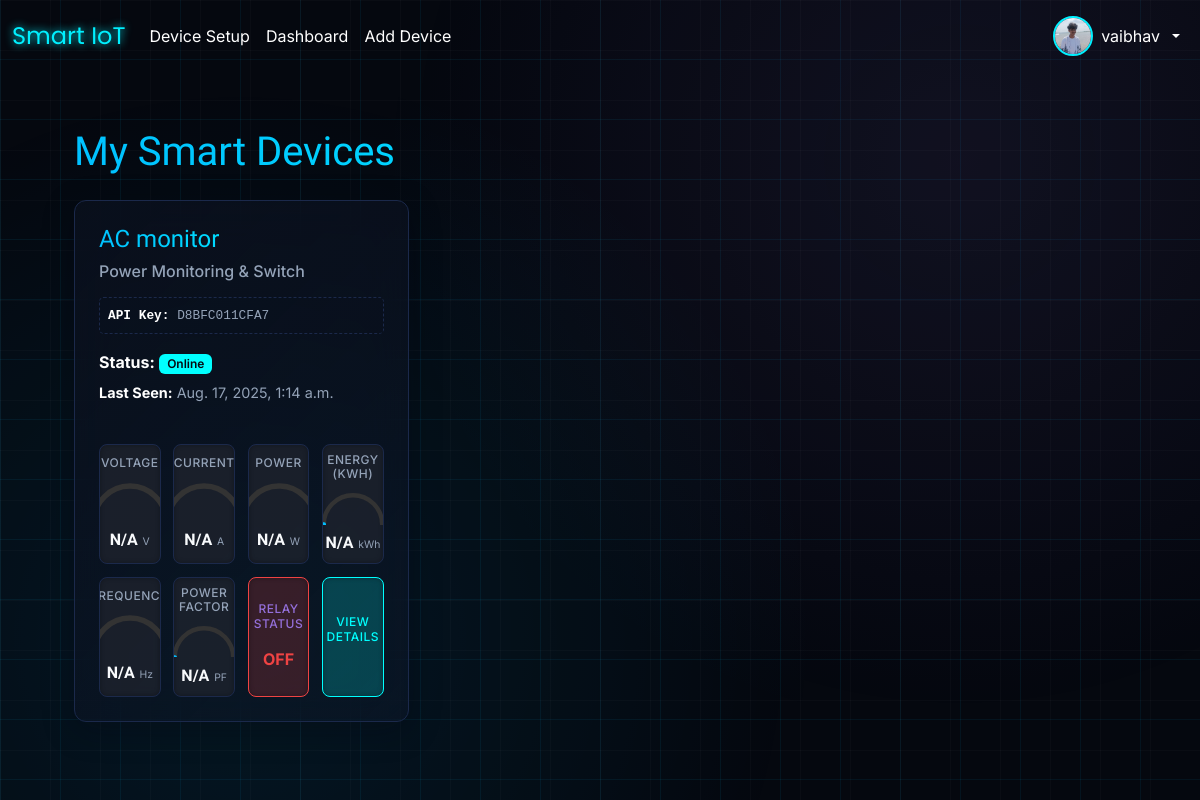
/dashboard/ (signed in), run on an earlier commit of the app's database.
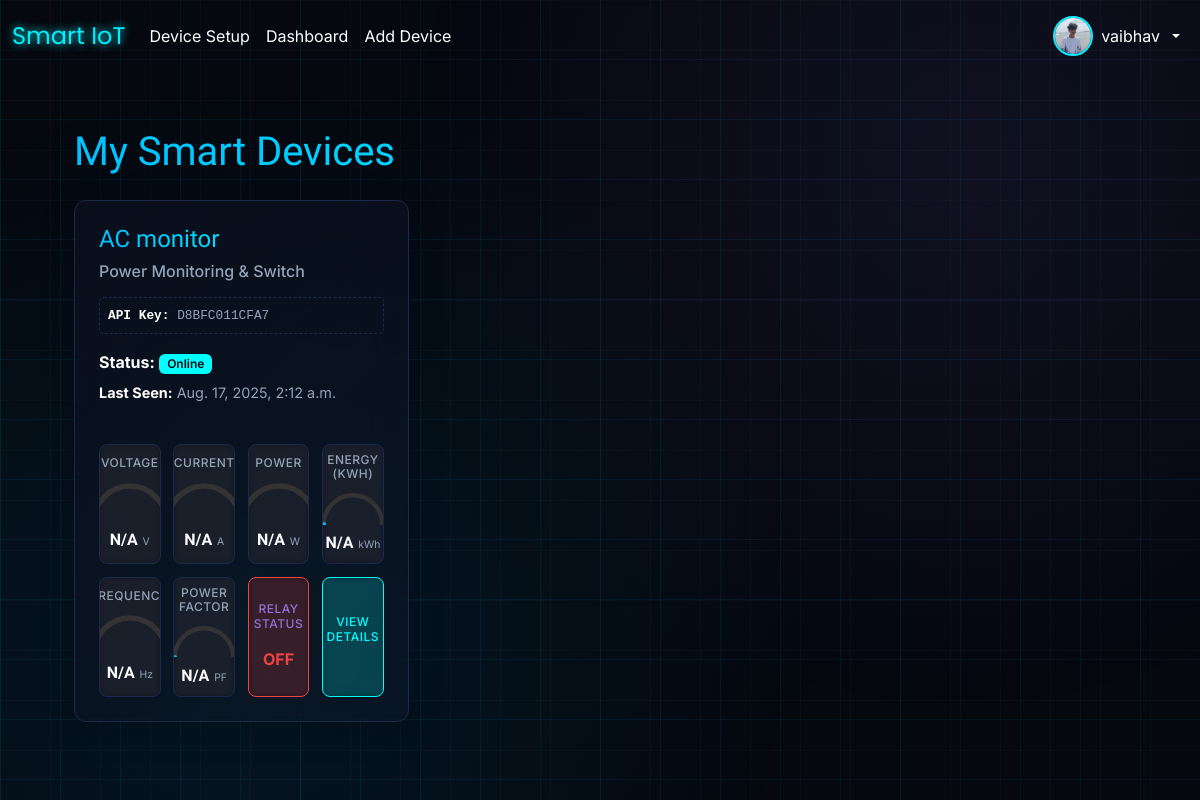
And on a later commit of the database.
### core/models.py (models this page shows, shortened)
class CustomUser(AbstractUser):
    GENDER_CHOICES = [
        ('M', 'Male'),
        ('F', 'Female'),
        ('O', 'Other'),
        ('N', 'Prefer not to say'),
    ]
    phone_number = models.CharField(max_length=15, blank=True, null=True, unique=True)
    date_of_birth = models.DateField(blank=True, null=True)
    gender = models.CharField(max_length=1, choices=GENDER_CHOICES, blank=True, null=True)
    address = models.TextField(blank=True, null=True)
    profile_picture = models.ImageField(upload_to='profile_pics/', blank=True, null=True)
    class Meta:
        verbose_name = 'User'
        verbose_name_plural = 'Users'

class Device(models.Model):
    device_api_key = models.CharField(max_length=36, unique=True, default=uuid.uuid4,
                                      help_text="Unique API key for the device, displayed on hardware")
    name = models.CharField(max_length=100, default="Unnamed Device")
    location = models.CharField(max_length=100, blank=True, null=True)
    owner = models.ForeignKey('core.CustomUser', on_delete=models.SET_NULL, null=True, blank=True, # Use string reference
                              help_text="The user who owns this device. Null if not yet registered.")
    is_online = models.BooleanField(default=False, help_text="Indicates if the device has recently checked in.")
    last_seen = models.DateTimeField(null=True, blank=True, help_text="Timestamp of the last successful communication.")
    created_at = models.DateTimeField(auto_now_add=True)
    is_registered = models.BooleanField(default=False,
                                        help_text="True if device is linked to a user account.")
    DEVICE_TYPES = [
        ('power_monitor', 'Power Monitoring & Switch'),
        ('water_level', 'Water Level Sensor'),
    ]
    device_type = models.CharField(max_length=50, choices=DEVICE_TYPES, default='power_monitor',
                                   help_text="The type of functionality this device provides.")
    class Meta:
        verbose_name = "IoT Device"
        verbose_name_plural = "IoT Devices"
        ordering = ['name']

### dashboard/views.py (the view)
# urls.py: path('', user_dashboard, name='user_dashboard'),
@login_required
def user_dashboard(request):
    user_devices = Device.objects.filter(owner=request.user, is_registered=True).order_by('last_seen')
    latest_data_ids = SensorData.objects.values('device_id').annotate(
        max_timestamp=Max('timestamp')
    ).values_list('id', flat=True)
    latest_data_entries = SensorData.objects.filter(
        id__in=latest_data_ids,
        device__in=user_devices
    ).select_related('device')
    latest_data_dict = {entry.device_id: entry for entry in latest_data_entries}
    devices_with_latest_data = []
    current_time = timezone.now()
    for device in user_devices:
        latest_data_entry = latest_data_dict.get(device.id)
        latest_data = latest_data_entry.data if latest_data_entry else {}
        is_online = False
        if latest_data_entry and device.last_seen:
            time_difference = current_time - device.last_seen
            if time_difference.total_seconds() < 300:
                is_online = True
        devices_with_latest_data.append({
            'device': device,
            'latest_data': latest_data,
            'is_online': is_online,
        })
    context = {
        'devices_with_latest_data': devices_with_latest_data
    }
    return render(request, 'dashboard/dashboard.html', context)

### dashboard/templates/dashboard/dashboard.html (shortened to what this page needs)
{% extends 'base.html' %}
{% load static %}
{% block head_extra %}
<link href="https://cdnjs.cloudflare.com/ajax/libs/lucide/0.263.1/lucide.min.css" rel="stylesheet">
<link href="https://unpkg.com/aos@2.3.1/dist/aos.css" rel="stylesheet">
{% endblock %}
{% block content %}
<div class="animated-grid"></div>
<div class="container-fluid-custom">
    <h2 class="mb-4 text-light">My Smart Devices</h2>
    {% if devices_with_latest_data %}
    <div class="row row-cols-1 row-cols-md-2 row-cols-lg-3 g-4">
        {% for item in devices_with_latest_data %}
        <div class="col" data-aos="fade-up" data-aos-delay="{{ forloop.counter0|add:1 }}00">
            <div class="card-custom h-100 p-4" data-device-id="{{ item.device.id }}">
                <div class="card-body d-flex flex-column">
                    <h5 class="card-title-custom">{{ item.device.name }}</h5>
                    <h6 class="card-subtitle-custom mb-3">{{ item.device.get_device_type_display }}</h6>
                    <p class="device-api-key">
                        <strong class="text-white">API Key:</strong> {{ item.device.device_api_key|default:"N/A" }}
                    </p>
                    <p class="mb-2">
                        <strong class="text-white">Status:</strong>
                        {% if item.device.is_online %}
                        <span class="badge badge-online">Online</span>
                        {% else %}
                        <span class="badge badge-offline">Offline</span>
                        {% endif %}
                    </p>
                    <p class="card-text mb-3" style="font-size: 0.9rem; color: var(--muted-foreground);">
                        <strong class="text-white">Last Seen:</strong> <span class="last-seen-text">{{item.device.last_seen|default:"N/A" }}</span>
                    </p>
                    {% if item.device.device_type == 'power_monitor' %}
                    <div class="gauge-grid">
                        <div class="gauge-box" id="voltage-gauge-{{ item.device.id }}">
                            <h6>Voltage</h6>
                            <svg class="gauge-svg" viewBox="0 0 100 50">
                                <path class="gauge-arc-bg" d="M10 50 A40 40 0 0 1 90 50" />
                                <path class="gauge-arc-fill" d="M10 50 A40 40 0 0 1 90 50"
                                    style="stroke-dasharray: 0 125.66;" />
                                <polygon class="gauge-needle" points="50,50 48,15 52,15"
                                    transform="rotate(-90 50 50)" />
                            </svg>
                            <div class="gauge-value-display">
                                <span class="gauge-value">N/A</span><span class="gauge-unit">V</span>
                            </div>
                        </div>
                        <div class="gauge-box" id="current-gauge-{{ item.device.id }}">
                            <h6>Current</h6>
                            <svg class="gauge-svg" viewBox="0 0 100 50">
                                <path class="gauge-arc-bg" d="M10 50 A40 40 0 0 1 90 50" />
                                <path class="gauge-arc-fill" d="M10 50 A40 40 0 0 1 90 50"
                                    style="stroke-dasharray: 0 125.66;" />
                                <polygon class="gauge-needle" points="50,50 48,15 52,15"
                                    transform="rotate(-90 50 50)" />
                            </svg>
                            <div class="gauge-value-display">
                                <span class="gauge-value">N/A</span><span class="gauge-unit">A</span>
                            </div>
                        </div>
                        <div class="gauge-box" id="power-gauge-{{ item.device.id }}">
                            <h6>Power</h6>
                            <svg class="gauge-svg" viewBox="0 0 100 50">
                                <path class="gauge-arc-bg" d="M10 50 A40 40 0 0 1 90 50" />
                                <path class="gauge-arc-fill" d="M10 50 A40 40 0 0 1 90 50"
                                    style="stroke-dasharray: 0 125.66;" />
                                <polygon class="gauge-needle" points="50,50 48,15 52,15"
                                    transform="rotate(-90 50 50)" />
                            </svg>
                            <div class="gauge-value-display">
                                <span class="gauge-value">N/A</span><span class="gauge-unit">W</span>
                            </div>
                        </div>
                        <div class="gauge-box" id="kwh-gauge-{{ item.device.id }}">
                            <h6>Energy (kWh)</h6>
                            <svg class="gauge-svg" viewBox="0 0 100 50">
                                <path class="gauge-arc-bg" d="M10 50 A40 40 0 0 1 90 50" />
                                <path class="gauge-arc-fill" d="M10 50 A40 40 0 0 1 90 50"
                                    style="stroke-dasharray: 0 125.66;" />
                                <polygon class="gauge-needle" points="50,50 48,15 52,15"
                                    transform="rotate(-90 50 50)" />
                            </svg>
                            <div class="gauge-value-display">
                                <span class="gauge-value">N/A</span><span class="gauge-unit">kWh</span>
                            </div>
                        </div>
                        <div class="gauge-box" id="frequency-gauge-{{ item.device.id }}">
                            <h6>Frequency</h6>
                            <svg class="gauge-svg" viewBox="0 0 100 50">
                                <path class="gauge-arc-bg" d="M10 50 A40 40 0 0 1 90 50" />
                                <path class="gauge-arc-fill" d="M10 50 A40 40 0 0 1 90 50"
                                    style="stroke-dasharray: 0 125.66;" />
                                <polygon class="gauge-needle" points="50,50 48,15 52,15"
                                    transform="rotate(-90 50 50)" />
                            </svg>
                            <div class="gauge-value-display">
                                <span class="gauge-value">N/A</span><span class="gauge-unit">Hz</span>
                            </div>
                        </div>
                        <div class="gauge-box" id="pf-gauge-{{ item.device.id }}">
                            <h6>Power Factor</h6>
                            <svg class="gauge-svg" viewBox="0 0 100 50">
                                <path class="gauge-arc-bg" d="M10 50 A40 40 0 0 1 90 50" />
                                <path class="gauge-arc-fill" d="M10 50 A40 40 0 0 1 90 50"
                                    style="stroke-dasharray: 0 125.66;" />
                                <polygon class="gauge-needle" points="50,50 48,15 52,15"
                                    transform="rotate(-90 50 50)" />
                            </svg>
                            <div class="gauge-value-display">
                                <span class="gauge-value">N/A</span><span class="gauge-unit">PF</span>
                            </div>
                        </div>
                        <div class="relay-gauge-box {% if item.latest_data.relay_state %}on{% else %}off{% endif %}"
                            id="relay-status-gauge-{{ item.device.id }}">
                            <h6>Relay Status</h6>
                            {% if item.latest_data.relay_state %}
                            <i class="lucide lucide-power text-primary"></i><span>ON</span>
                            {% else %}
                            <span>OFF</span>
                            {% endif %}
                        </div>
                        <a href="{% url 'dashboard:device_detail' item.device.id %}" class="action-button-gauge">
                            <h6>View Details</h6>
                        </a>
                    </div>
                    {% else %}
                    <div class="mt-auto">
                        <p class="card-text text-muted">No specific data available for this device type.</p>
                        <a href="{% url 'dashboard:device_detail' item.device.id %}"
                            class="btn-custom btn-outline-primary-custom mt-3">View Details & Control</a>
                    </div>
                    {% endif %}
                </div>
            </div>
        </div>
        {% endfor %}
    </div>
    {% endif %}
</div>
{% endblock %}

### core/templates/base.html (shortened to what this page needs)
{% load static %}
<!DOCTYPE html>
<html lang="en">
<head>
    <link href="https://cdn.jsdelivr.net/npm/bootstrap@5.3.3/dist/css/bootstrap.min.css" rel="stylesheet">
    {% block head_extra %}{% endblock %}
</head>
<body>
    <nav class="navbar navbar-expand-lg navbar-dark sticky-top">
        <div class="container-fluid">
            <a class="navbar-brand"
                href="{% if user.is_authenticated %}{% url 'dashboard:user_dashboard' %}{% else %}{% url 'homepage' %}{% endif %}">
                Smart IoT
            </a>
            <div class="collapse navbar-collapse" id="navbarNav">
                <ul class="navbar-nav me-auto mb-2 mb-lg-0">
                    <li class="nav-item"><a class="nav-link" href="{% url 'device_onboarding' %}">Device Setup</a></li>
                    {% if user.is_authenticated %}
                    <li class="nav-item"><a class="nav-link" href="{% url 'dashboard:user_dashboard' %}">Dashboard</a>
                    </li>
                    <li class="nav-item"><a class="nav-link" href="{% url 'add_device_to_user' %}">Add Device</a></li>
                    {% endif %}
                </ul>
                <ul class="navbar-nav">
                    {% if user.is_authenticated %}
                    <li class="nav-item dropdown">
                        <a class="nav-link dropdown-toggle d-flex align-items-center gap-2" href="#">
                            <img src="{% if user.profile_picture %}{{ user.profile_picture.url }}{% else %}{% static 'images/default-profile.png' %}{% endif %}"
                                class="profile-img" alt="Profile">
                            {{ user.username }}
                        </a>
                    </li>
                    {% else %}
                    <li class="nav-item"><a class="nav-link btn btn-outline-light me-2"
                            href="{% url 'login' %}">Login</a></li>
                    <li class="nav-item"><a class="nav-link btn btn-outline-info" href="{% url 'register' %}">Sign
                            Up</a></li>
                    {% endif %}
                </ul>
            </div>
        </div>
    </nav>
    <main class="container mt-4">
        {% block content %}{% endblock %}
    </main>
</body>
</html>

### core/templates/base.html (style rules this page uses)
body { font-family: 'Inter', sans-serif; background-color: #0e0e0e; color: #fff; }
.navbar-brand { font-family: 'Poppins', sans-serif; color: #00f0ff !important; font-size: 1.5rem; text-shadow: 0 0 8px #00f0ff; }
.nav-link { color: #fff !important; position: relative; }
.profile-img { width: 40px; height: 40px; border-radius: 50%; border: 2px solid #00f0ff; object-fit: cover; }

What changed in the data, as far as the page shows it:
changed Device "AC monitor": device.last_seen "Aug. 17, 2025, 1:14 a.m." → "Aug. 17, 2025, 2:12 a.m."
